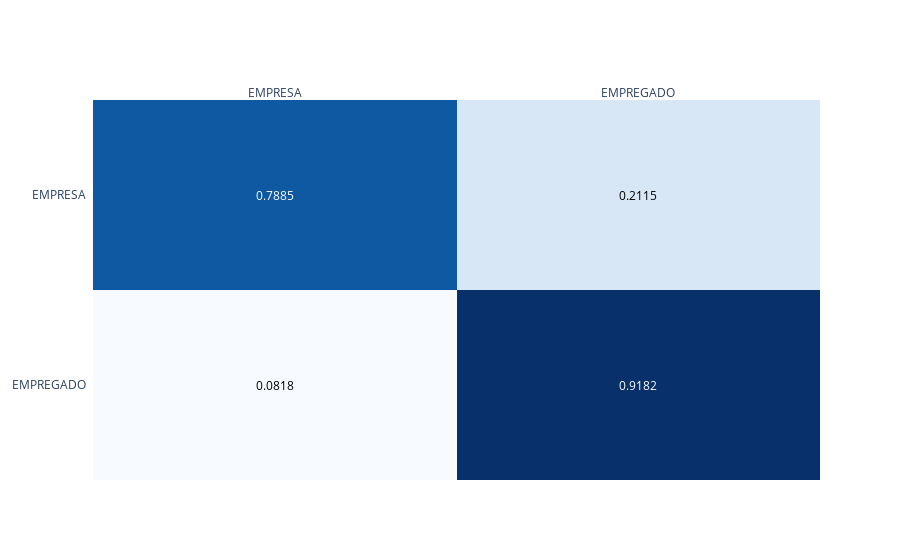

Notebook source saved alongside this figure:
### Markdown cell above
## Random Forest

### Code cell
from sklearn.ensemble import RandomForestClassifier

text_clf = Pipeline([('vect', CountVectorizer()),
                     ('tfidf', TfidfTransformer()),
                     ('clf', RandomForestClassifier(n_estimators=100)),
                     ])
metricas = treinar_cv(text_clf, "Random Forest")
medias_cv = medias_cv.append( [metricas] )

### Figure 1 — Plotly figure (JSON) as saved in the notebook; plotly's stock layout.template omitted (floating-point values rounded to 4 significant figures)
{"data": [{"colorscale": [[0, "rgb(247,251,255)"], [0.125, "rgb(222,235,247)"], [0.25, "rgb(198,219,239)"], [0.375, "rgb(158,202,225)"], [0.5, "rgb(107,174,214)"], [0.625, "rgb(66,146,198)"], [0.75, "rgb(33,113,181)"], [0.875, "rgb(8,81,156)"], [1, "rgb(8,48,107)"]], "reversescale": false, "showscale": false, "type": "heatmap", "x": ["EMPRESA", "EMPREGADO"], "y": ["EMPRESA", "EMPREGADO"], "z": [[0.7885, 0.2115], [0.0818, 0.9182]]}], "layout": {"annotations": [{"font": {"color": "#FFFFFF"}, "showarrow": false, "text": "0.7885", "x": "EMPRESA", "xref": "x", "y": "EMPRESA", "yref": "y"}, {"font": {"color": "#000000"}, "showarrow": false, "text": "0.2115", "x": "EMPREGADO", "xref": "x", "y": "EMPRESA", "yref": "y"}, {"font": {"color": "#000000"}, "showarrow": false, "text": "0.0818", "x": "EMPRESA", "xref": "x", "y": "EMPREGADO", "yref": "y"}, {"font": {"color": "#FFFFFF"}, "showarrow": false, "text": "0.9182", "x": "EMPREGADO", "xref": "x", "y": "EMPREGADO", "yref": "y"}], "autosize": true, "xaxis": {"autorange": true, "dtick": 1, "gridcolor": "rgb(0, 0, 0)", "range": [-0.5, 1.5], "side": "top", "ticks": "", "type": "category"}, "yaxis": {"autorange": true, "dtick": 1, "range": [1.5, -0.5], "ticks": "", "ticksuffix": "  ", "type": "category"}}}
